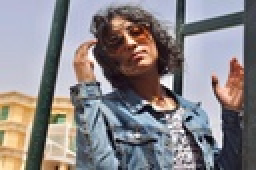
%> input picture media/img.jpg, 128 x 85 px, shrunk from 1024 x 682 before the run (shown 2 times larger)
$ octave Bit_Plan_Slicing.m   (GNU Octave 9; MATLAB toolbox functions it lacks are replaced by stand-ins)
%> lines starting %> are read from the running program, lines starting %| are printed output that depends on the picture
%% Bit Plan Slicing
figure;
originalImage = imread("img.jpg");
%> originalImage is the input picture: size 85x128x3 uint8; mean R, G, B 137.5, 132.7, 135.1
subplot(2, 5, 1),
% displaying the image
imshow(originalImage);
title("Original image");
gray_image = rgb2gray(originalImage);
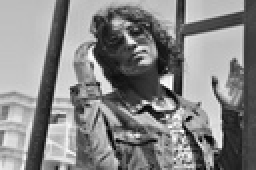
%> gray_image: size 85x128 uint8 (shown 2 times larger); min 2, max 255, mean 134.4
[rows cols] = size(gray_image);
%> rows = 85; cols = 128
newImage = zeros(rows,cols,8);
for k=1:8
%> this loop made 8 passes; what is shown inside it comes from the first
    for row_index=1:1:rows
        for col_index=1:1:cols
            newImage(row_index,col_index,k)=bitget(gray_image(row_index,col_index),k);
        end
    end
subplot(2, 5, k+1),
imshow(newImage(:,:,k));
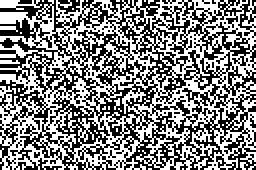
%> displayed picture: size 85x128, on the screen's scale of 0 to 255 (shown 2 times larger); 51.1% white; black in thin lines or dots
title("Image for bit number "+k)
end
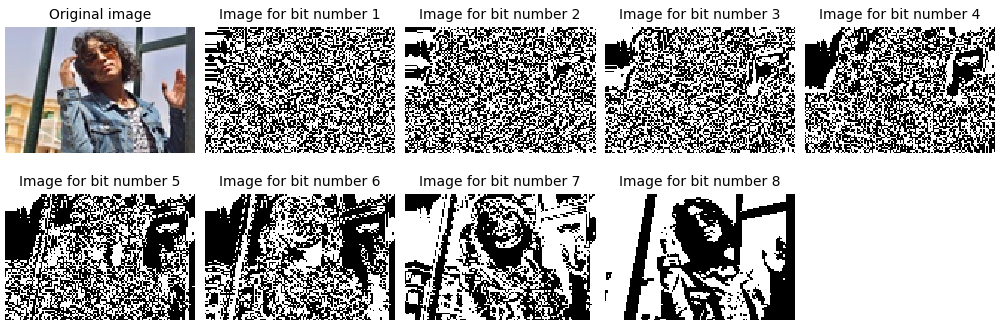
%> figure redrawn from the program's plot data, 9 panels

$ run again, with media/median.jpg copied over media/img.jpg
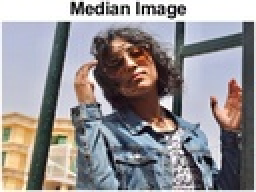
%> input picture media/median.jpg, 128 x 96 px, shrunk from 297 x 222 before the run (shown 2 times larger)
%> originalImage is the input picture: size 96x128x3 uint8; mean R, G, B 149.4, 145.3, 147.3
%> `gray_image = rgb2gray(originalImage);`:
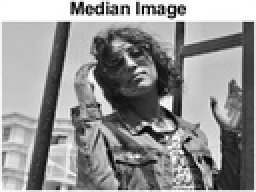
%> gray_image: size 96x128 uint8 (shown 2 times larger); min 0, max 255, mean 146.8
%> `imshow(newImage(:,:,k));`:
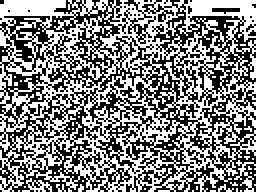
%> displayed picture: size 96x128, on the screen's scale of 0 to 255 (shown 2 times larger); 51.2% white; black in thin lines or dots
